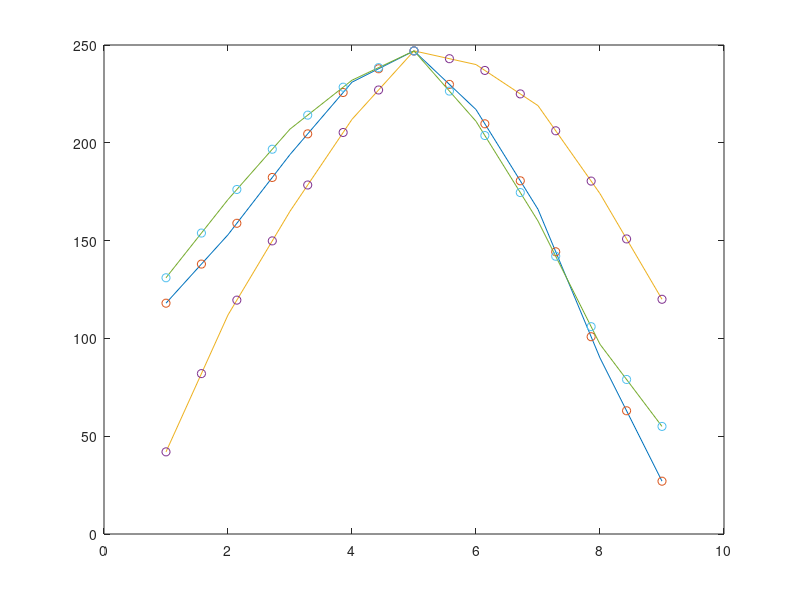

Reproduce this figure in MATLAB.
%


% designed_colors = 
clc;clear all;close all
purpleStrain = [ 255,247,243
253,224,221
252,197,192
250,159,181
247,104,161
221,52,151
174,1,126
122,1,119
73,0,106];

purpWhiteGreen = [118,42,131
153,112,171
194,165,207
231,212,232
247,247,247
217,240,211
166,219,160
90,174,97
27,120,55];
        
strain_data = purpleStrain;
strain_data = purpWhiteGreen ;
% x = 
% figure()
% plot(x,purpleStrain)
% 
% x = 1:;
nOrig = length(strain_data );

nNew = 15

xOrig = 1:nOrig
xInterp = linspace(1,nOrig,nNew)

    figure();
for j = 1:3
    Cinterp(:,j) = interp1(xOrig,strain_data(:,j),xInterp);
%     Cinterp = Cfun(xInterp)
    plot(xOrig,strain_data(:,j) )
    hold on
    plot(xInterp,Cinterp(:,j) ,'o')
end